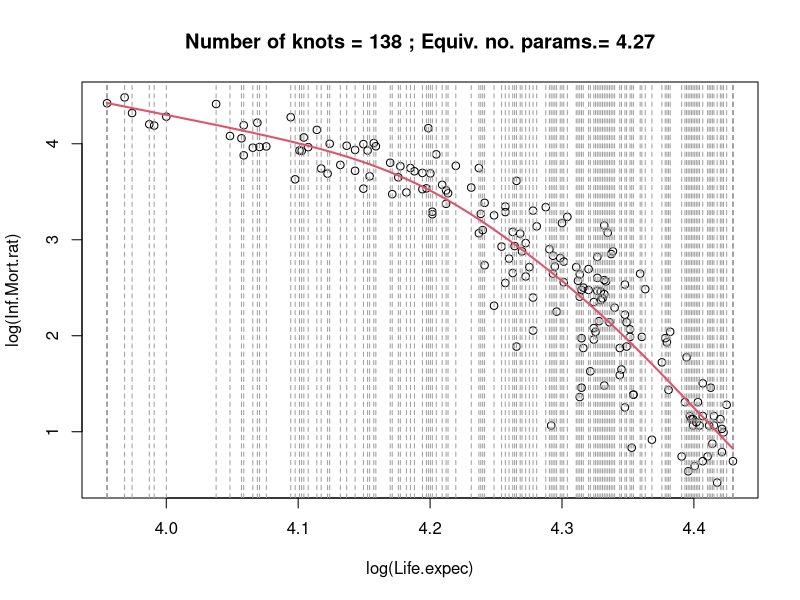
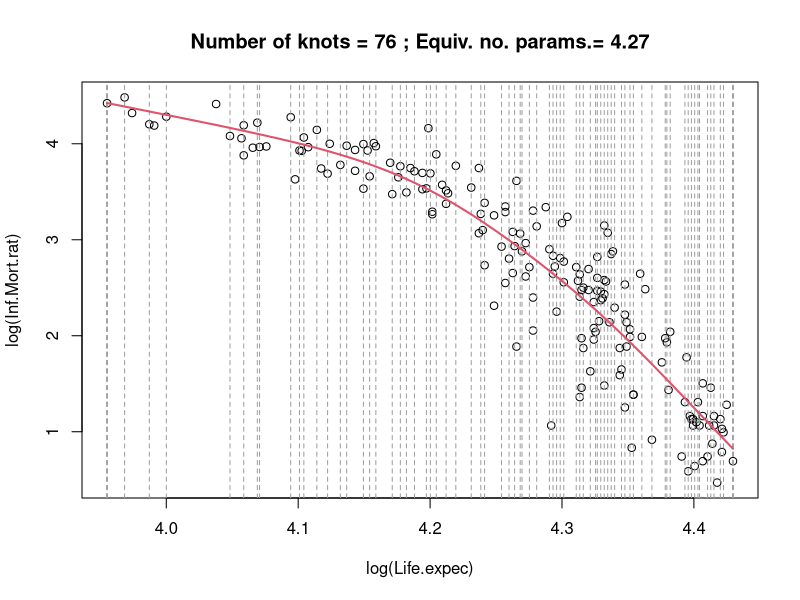
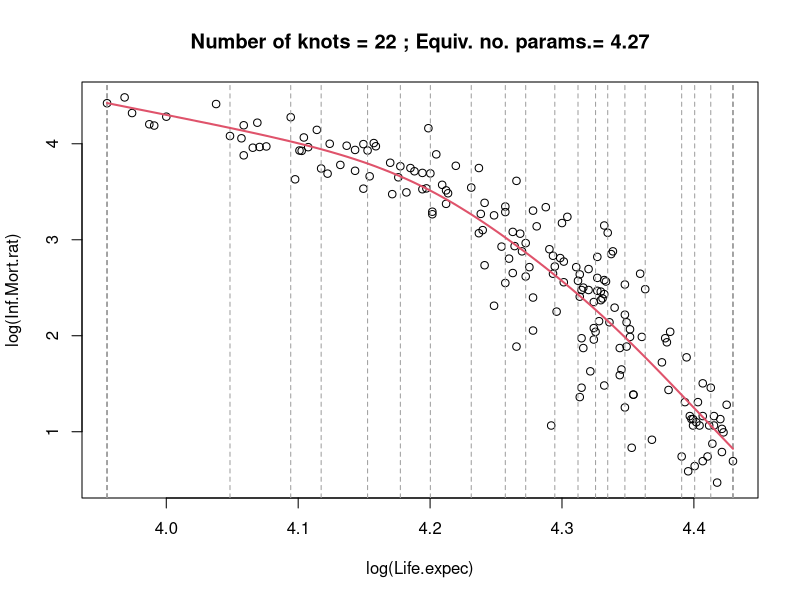
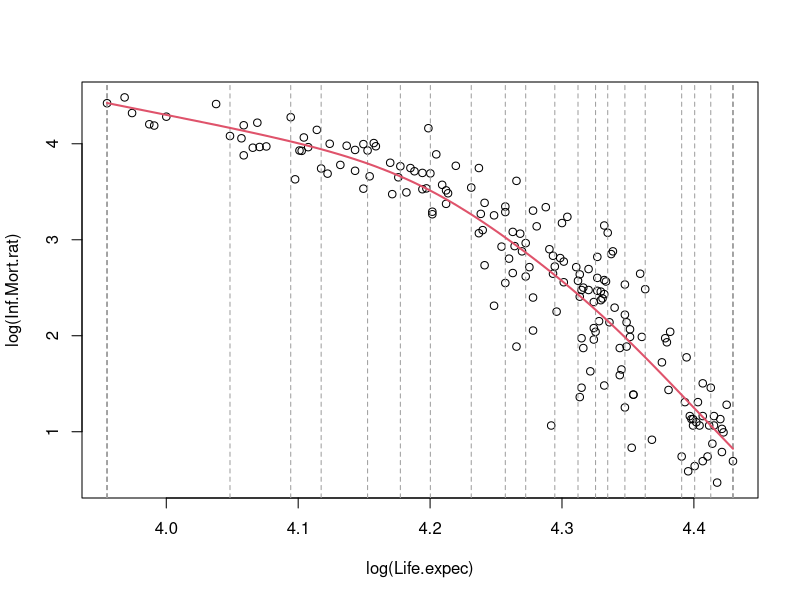
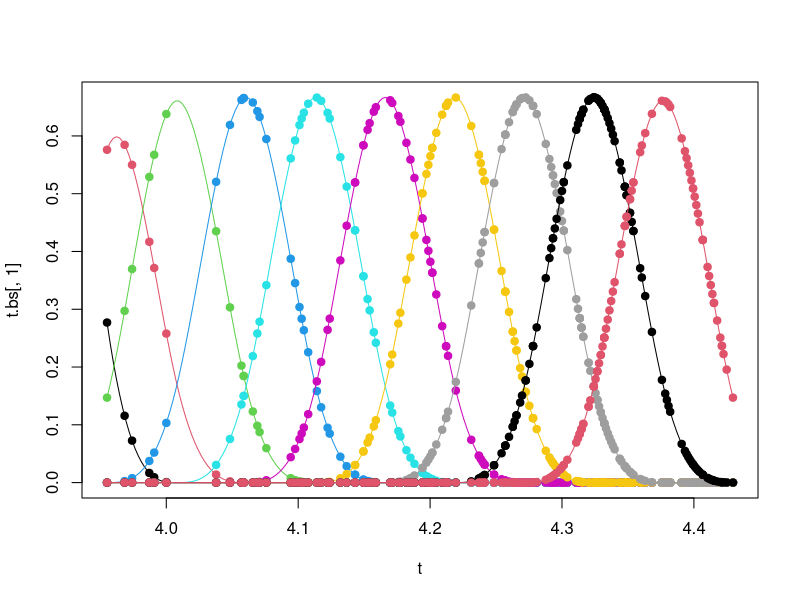
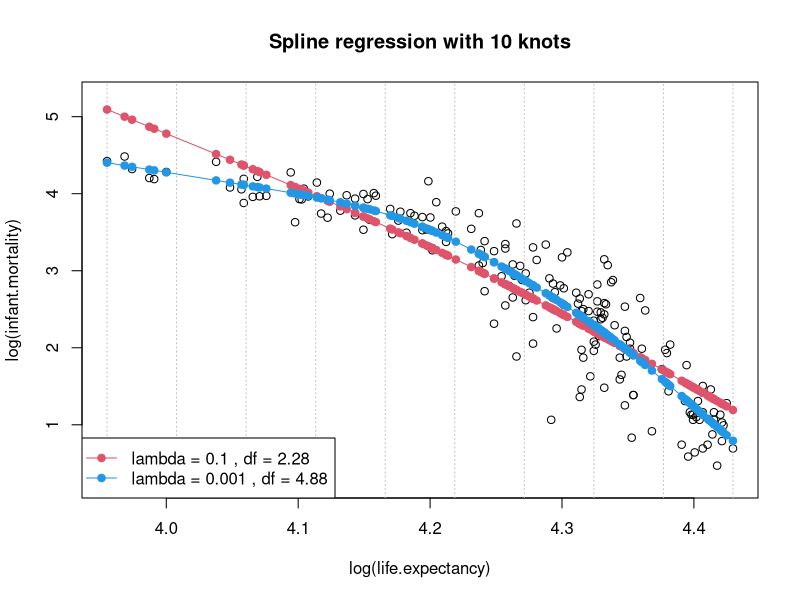

These charts were generated, in order, by the following R code:
## ---- chunk 1
knitr::opts_chunk$set(echo = TRUE)
## ---- chunk 2
countries<-read.csv2(file="HDI.2017.subset.csv",row.names = 1)
attach(countries)
head(countries)
names(countries)
# [1] "country_name"   "Life.expec"     "Life.expec.f"
# [4] "Life.expec.m"   "le.fm"          "Inf.Mort.rat"
# [7] "Agric.employ.."
## ---- chunk 3
sm.sp.1 <- smooth.spline(x = log(Life.expec), y = log(Inf.Mort.rat),
                         cv = FALSE, all.knots = TRUE) # using gcv
# if cv = TRUE we will do LOOCV
# default all.knots = false

sm.sp.1 # using 15 interations to optimizing lambda


# scatterplot, + all knots (= gestrichelte line),sum of smoothing terms = 4.27
plot(x = log(Life.expec), y = log(Inf.Mort.rat),
     main=paste("Number of knots =",sm.sp.1$fit$nk,
                "; Equiv. no. params.=",round(sm.sp.1$df,2)))
abline(v=sm.sp.1$fit$min+sm.sp.1$fit$knot*sm.sp.1$fit$range, col=8, lty=2)
lines(sm.sp.1,col=2,lwd=2)
## ---- chunk 4
sm.sp.2 <- smooth.spline(x = log(Life.expec), y = log(Inf.Mort.rat),
                         cv = FALSE, all.knots = FALSE)
sm.sp.2
cat("\nrange(sm.sp.1$y-sm.sp.2$y):")
cat(range(sm.sp.1$y-sm.sp.2$y))

plot(x = log(Life.expec), y = log(Inf.Mort.rat),
     main=paste("Number of knots =",sm.sp.2$fit$nk,
                "; Equiv. no. params.=",round(sm.sp.2$df,2)))
abline(v=sm.sp.2$fit$min+sm.sp.2$fit$knot*sm.sp.2$fit$range, col=8, lty=2)
lines(sm.sp.2,col=2,lwd=2)
## ---- chunk 5
sm.sp.3 <- smooth.spline(x = log(Life.expec), y = log(Inf.Mort.rat),
                         cv = FALSE, all.knots = FALSE, nknots = 20)
sm.sp.3

cat("\nrange(sm.sp.1$y-sm.sp.3$y):")
cat(range(sm.sp.1$y-sm.sp.3$y))

cat("\nrange(sm.sp.2$y-sm.sp.3$y):")
cat(range(sm.sp.2$y-sm.sp.3$y))

plot(x = log(Life.expec), y = log(Inf.Mort.rat),
     main=paste("Number of knots =",sm.sp.3$fit$nk,
                "; Equiv. no. params.=",round(sm.sp.3$df,2)))
abline(v=sm.sp.3$fit$min+sm.sp.3$fit$knot*sm.sp.3$fit$range, col=8, lty=2)
lines(sm.sp.3,col=2,lwd=2)
## ---- chunk 6
plot(x = log(Life.expec), y = log(Inf.Mort.rat))
abline(v=sm.sp.3$fit$min+sm.sp.3$fit$knot*sm.sp.3$fit$range, col=8, lty=2)
lines(sm.sp.1,col=2,lwd=2)
#lines(sm.sp.2,col=3,lwd=2)
#lines(sm.sp.3,col=4,lwd=2)
## ---- chunk 7
library(splines)
x <- lg.le <- log(sort(Life.expec)) # x; sort elements in explanatory variable
y <- lg.im <- log(Inf.Mort.rat)[order(Life.expec)] # y; sort elements the same as explanatory variable (!important)

# plot(x,y)
# lines(x,y)

t <- seq(min(x),max(x),length= 201) # regular gri

n <- length(x) # number of elements
k <- 10 # repeat later with k=40: the resuls are almost identical, number of knots to use in the interval a-b
my.knots <- seq(min(x),max(x),length=k) # = a grid with 10 elements
# my.knots <- quantile(x,seq(0,1,length=k))

# plot(x,y)
# abline(v=my.knots, col=8, lty=2)

# doing regression without smoothing
# the only smoothing we are using is because we are using 12 elements
b.kn <- range(x)+c(-1,1)*.1*(diff(range(x))) # boundary knots, min: -10%, maximum: +10%
X.bs <- bs(x,knots=my.knots,Boundary.knots = b.kn) #
t.bs <- predict(X.bs,t) # evaluate all functions in t
last.col <- dim(X.bs)[2]
X.bs <- X.bs[,-last.col]
# dim(X.bs)
# bs returns functions evluated at given points + additionally  B(xi)
t.bs <- t.bs[,-last.col]

lm.X.bs <- lm(y~x)

plot(t,t.bs[,1],type="l",ylim=c(0,max(t.bs)))
points(x,X.bs[,1],pch=19,col=1)
for (j in 2:k){
  lines(t,t.bs[,j],col=j)
  points(x,X.bs[,j],pch=19,col=j)
}

# points(x, 0*x, pch="|")
# head(X.bs, 10) -> we see that 6 function is 0 at the beginning
# tail(x.bs, 10) -> only last 4 function are different than 0 in the last 10 points
# image(X.bs) -> color map of functions evaluated for each point, uses the matrix Bj(xi) but rotated
## ---- chunk 8
dt <- t[2]-t[1] # difference between 2 points in t
t.bs.d2 <- diff(t.bs,diff=2)/dt^2 # difference of difference divided by dt² -> second derivative
#t.bs.d2 <- splineDesign(my.knots, t,derivs=2+0*t,outer.ok = TRUE)

#ts.plot(t.bs.d2,col=1:k)

# = D
B.bs <- t(t.bs.d2) %*% t.bs.d2 * dt # product of second derivative evaluated for every point at t -> approximation of D in formular

lambda.1 <- .1
lambda.2 <- .001
#coef.bs <- solve(t(X.bs)%*%X.bs + lambda*B.bs)%*%t(X.bs)%*%y
#y.hat <- X.bs %*% coef.bs
H.1 <- X.bs %*% solve(t(X.bs)%*%X.bs + lambda.1*B.bs)%*%t(X.bs) # = smoothing matrix
y.hat.1 <- H.1 %*% y
df.1 <- sum(diag(H.1)) # = equivalent number of parameters

H.2 <- X.bs %*% solve(t(X.bs)%*%X.bs + lambda.2*B.bs)%*%t(X.bs)
y.hat.2 <- H.2 %*% y
df.2 <- sum(diag(H.2))
## ---- chunk 9
plot(x,y,xlab="log(life.expectancy)",ylab="log(infant.mortality)",
     ylim=c(0.25,5.25))
title(paste("Spline regression with",k,"knots"))
abline(v=my.knots,col="grey",lty=3)
points(x,y.hat.1,pch=19,col=2)
lines(x,y.hat.1,col=2)
points(x,y.hat.2,pch=19,col=4)
lines(x,y.hat.2,col=4)
legend("bottomleft",
       legend=c(paste("lambda =",lambda.1,", df =",round(df.1,2)),
                paste("lambda =",lambda.2,", df =",round(df.2,2))),
       col=c(2,4),pch=19,lty=1)

# points(x,lm.X.bs$fitted.values, col="magenta", pch=19)
# lines(x,lm.X.bs$fitted.values, col="magenta", pch=19)

